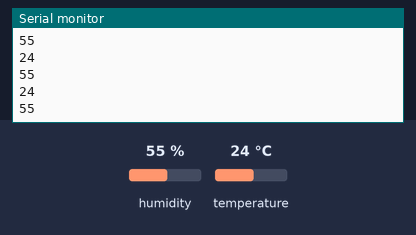
The sketch below on a simulated ESP32. Parts: the last lines printed to the serial monitor. The test bench sets the inputs (shaded band); at power-on: humidity 55 %, temperature 24 °C.

Above: at 1.2 s.
1.3 s: humidity set to 22 %
At 2.0 s:
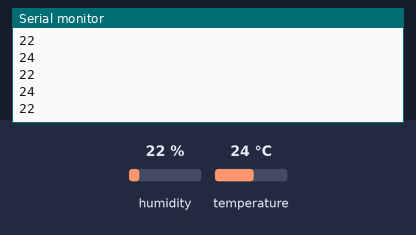
2.8 s: temperature set to 12 °C
At 3.4 s:
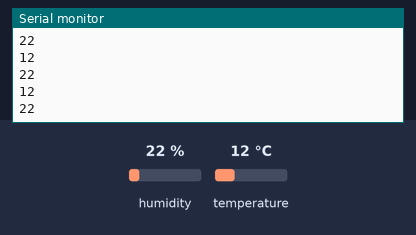
4.3 s: humidity set to 40 %
At 5.4 s:
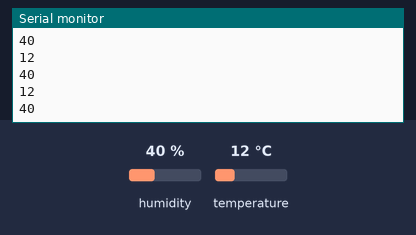
Timing chart, 0 to 7.3 s (numbered marks = the images above; inputs shaded):
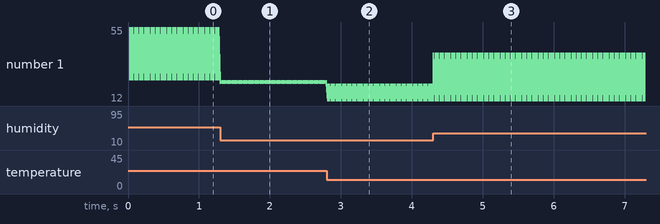

Measured:
- after the input at 1.3 s, the serial monitor: prints a new line at once (image 1)
- after the input at 2.8 s, the serial monitor: prints a new line at once (image 2)
- after the input at 4.3 s, the serial monitor: prints a new line at once (image 3)
- plotted number 1: 55 → 22 after the input at 1.3 s, 22 → 40 after the input at 4.3 s

The sketch:

ESP32-Arduino.ino
```cpp
#include <SimpleDHT.h>

int pinDHT11 = 2;
SimpleDHT11 dht11;

void setup(){
  Serial.println("Temperatura y humedad");
  Serial.begin(115200);
}

void loop(){
  byte temperature = 0;
  byte humidity = 0;
  int err = SimpleDHTErrSuccess;
  if((err = dht11.read(pinDHT11, &temperature, &humidity, NULL)) != SimpleDHTErrSuccess){
    Serial.print("Error al leer el dht");
    Serial.println(err);
    delay(1000);
    return;
  }

  Serial.println((int)temperature);
  Serial.println((int)humidity);
  //delay(1500);
}
```
